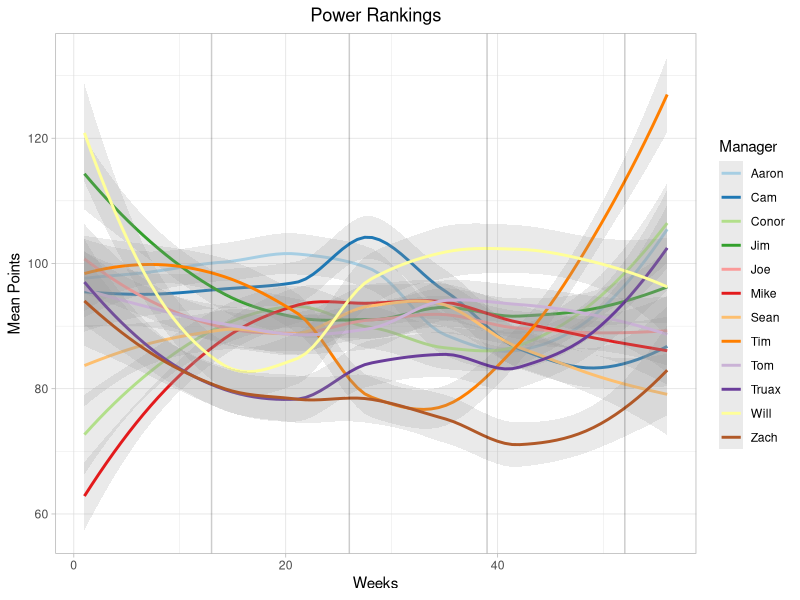
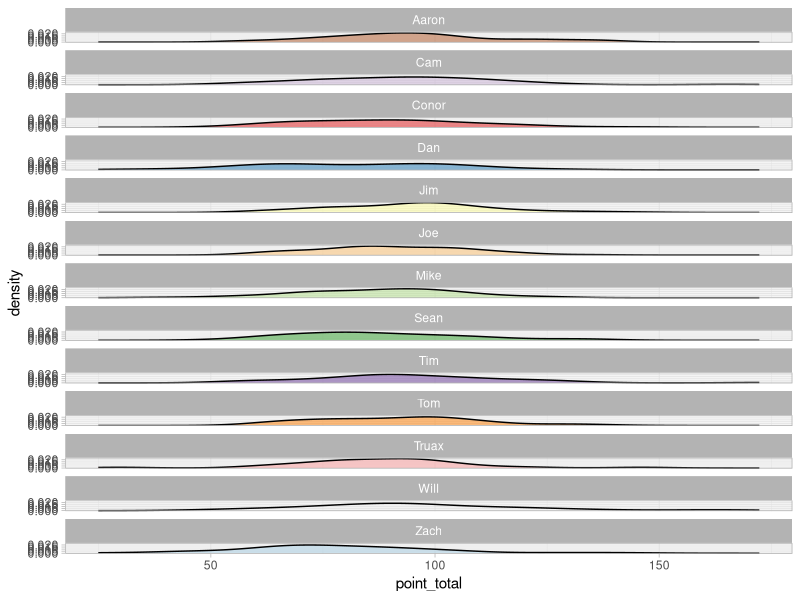
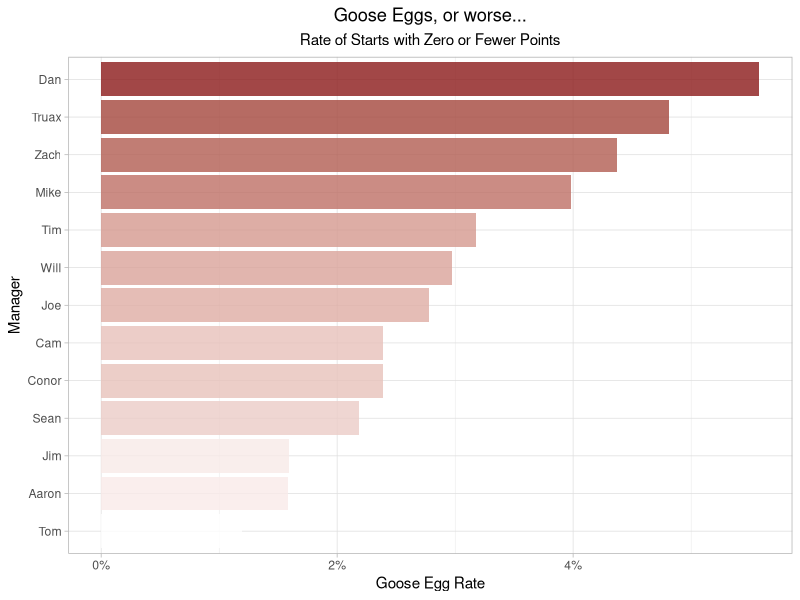

Write the R code that produced these figures, in order. (Note: this script raises an error after producing the figures.)
## ---- chunk 1
ipak <- function(pkg){
    new.pkg <- pkg[!(pkg %in% installed.packages()[, "Package"])]
    if (length(new.pkg)) 
        install.packages(new.pkg, dependencies = TRUE)
    suppressWarnings(suppressMessages(sapply(pkg, require, character.only = TRUE)))
}

ipak(c("tidyverse", "skimr", "kableExtra", "knitr"))

theme_set(theme_light())
scale_colour_discrete <- function(...) scale_colour_brewer(..., palette="Paired")
scale_fill_discrete <- function(...) scale_fill_brewer(... , palette="Paired")

## ---- chunk 2
df.stats <- read.csv("../Data/points.csv", header = TRUE)
df.sched <- read.csv("../Data/schedules.csv", header = TRUE)
## ---- chunk 3

#Convert stats dataframe
tmp.conv <- c("team_id", "manager_id", "player_id")
for (col in tmp.conv) {
  df.stats[,col] <- as.factor(df.stats[,col])
}

#Convert schedule dataframe
tmp.conv <- c("team_id", "team_id_opp", "matchup_type")
for (col in tmp.conv) {
  df.sched[,col] <- as.factor(df.sched[,col])
}

## ---- chunk 4
df.stats <- df.stats %>%
  arrange(season, week, team_id, set_pos, player_pos, player_name)

df.sched <- df.sched %>%
  arrange(season, week, result)

## ---- chunk 5

df.managers <- df.stats %>%
  select(manager_id, manager_name) %>%
  distinct() %>%
  arrange(manager_name)

df.managers$manager_name_short <- c("Aaron", "Cam", "Conor", "Dan", "Jim", "Joe", "Mike", "Sean", "Tom", "Tim", "Truax", "Will", "Zach")

df.teams <- df.stats %>%
  group_by(team_id) %>%
  arrange(season, week) %>%
  summarise(manager_id_cur = last(manager_id),
            manager_name_cur = last(manager_name),
            team_name_cur = last(team_name)) %>%
  left_join(df.managers %>% select(manager_id, manager_name_short),
            by = c("manager_id_cur" = "manager_id"))

## ---- chunk 6

#Gather plot data
tmp.plot <- df.stats %>%
  group_by(team_id, season, week) %>%
  filter(! set_pos %in% c("BN", "IR", "TAXI")) %>%
  filter(as.integer(week) <= 13) %>%
  summarise(points_total = sum(points)) %>%
  ungroup() %>%
  left_join(df.teams %>% select(team_id, manager_name_short), by="team_id") %>%
  select(Manager = manager_name_short,
         Season = season,
         Week = week,
         Points = points_total) %>%
  arrange(Season, Week) %>%
  mutate(Week = paste0(Season, "-", Week)) %>%
  mutate(Week = factor(Week, ordered = TRUE))

# Create Plot
p <- ggplot(tmp.plot, aes(x = as.integer(Week), y = Points, col = Manager)) +
  geom_smooth(method = 'loess', formula = 'y ~ x',level = 0.5, span = .8, alpha = 0.2) +
  geom_vline(xintercept = seq(13, as.integer(max(tmp.plot$Week)), 13), alpha = 0.2) +
  labs(title = paste("Power Rankings")) +
  xlab("Weeks") +
  ylab("Mean Points") +
  theme(plot.title = element_text(hjust = 0.5))

# Print Plot
print(p)
  
## ---- chunk 7
tmp.plot <- df.stats %>%
  left_join(df.managers %>% select(manager_id, manager_name_short), by="manager_id") %>%
  select(manager_name_short,
         season,
         week,
         set_pos,
         points) %>%
  filter(as.integer(week) <= 13) %>%
  filter(! set_pos %in% c("BN", "IR", "TAXI")) %>%
  group_by(season, week, manager_name_short) %>%
  summarise(point_total = sum(points))

ggplot(tmp.plot, 
       aes(x = point_total, 
           fill = reorder(manager_name_short, 
                          point_total, 
                          mean))) +
  geom_density(alpha = 0.5, show.legend = FALSE) +
  facet_wrap( ~ manager_name_short, ncol=1)

## ---- chunk 8
tmp.plot.all <- df.stats %>%
  left_join(df.managers %>% select(manager_id, manager_name_short), by="manager_id") %>%
  select(manager_name_short,
         season,
         week,
         set_pos,
         player_name,
         points) %>%
  filter(as.integer(week) <= 13) %>%
  filter(! set_pos %in% c("BN", "IR", "TAXI")) %>%
  group_by(manager_name_short) %>%
  summarise(count_all = n())

tmp.plot.ltz <- df.stats %>%
  left_join(df.managers %>% select(manager_id, manager_name_short), by="manager_id") %>%
  select(manager_name_short,
         season,
         week,
         set_pos,
         player_name,
         points) %>%
  filter(as.integer(week) <= 13) %>%
  filter(! set_pos %in% c("BN", "IR", "TAXI")) %>%
  filter(points <= 0) %>%
  group_by(manager_name_short) %>%
  summarise(count_ltz = n()) %>%
  left_join(tmp.plot.all, by = "manager_name_short") %>%
  mutate(rate = count_ltz/count_all) %>%
  select(Manager = manager_name_short,
         Rate = rate)

#Plot team names
ggplot(tmp.plot.ltz, aes(x = reorder(Manager, Rate), 
                     y = Rate,
                     fill = Rate)) +
  geom_bar(stat = "identity", 
           alpha = 0.8) +
  scale_fill_gradient(low = "white", high = "firebrick4") +
  labs(title = "Goose Eggs, or worse...",
       subtitle = "Rate of Starts with Zero or Fewer Points") +
  xlab("Manager") +
  ylab("Goose Egg Rate") +
  scale_y_continuous(labels = scales::percent) +
  theme(plot.title = element_text(hjust = 0.5),
        plot.subtitle = element_text(hjust = 0.5),
        legend.position = "none") +
  coord_flip()


## ---- chunk 9

## ---- chunk 10

# Gather Wins
tmp.plot.win <- df.sched %>%
  filter(result == "W") %>%
  left_join(df.teams %>% select(team_id, manager_name_short), by = "team_id") %>%
  rename(manager_home = manager_name_short) %>%
  left_join(df.teams %>% select(team_id, manager_name_short), by = c("team_id_opp" = "team_id")) %>%
  rename(manager_away = manager_name_short) %>%
  select(-team_id, -team_id_opp) %>%
  group_by(manager_home, manager_away) %>%
  summarize(Wins = n()) %>%
  spread(key = manager_away,
         value = Wins,
         fill = 0)

# Rename rows
rownames(tmp.plot.win) <- tmp.plot.win$manager_home
tmp.plot.win$manager_home <- NULL

# Gather Losses
tmp.plot.loss <- df.sched %>%
  filter(result == "L") %>%
  left_join(df.teams %>% select(team_id, manager_name_short), by = "team_id") %>%
  rename(manager_home = manager_name_short) %>%
  left_join(df.teams %>% select(team_id, manager_name_short), by = c("team_id_opp" = "team_id")) %>%
  rename(manager_away = manager_name_short) %>%
  select(-team_id, -team_id_opp) %>%
  group_by(manager_home, manager_away) %>%
  summarize(Losses = n()) %>%
  spread(key = manager_away,
         value = Losses,
         fill = 0)

# Rename rows
rownames(tmp.plot.loss) <- tmp.plot.loss$manager_home
tmp.plot.loss$manager_home <- NULL

# Merge
for (i in 1:nrow(tmp.plot.win)) {
  for (j in 1:ncol(tmp.plot.win)) {
    tmp.plot.win[i,j] <- paste(tmp.plot.win[i,j], tmp.plot.loss[i,j], sep = "-")
    tmp.plot.win[i,j] <- ifelse(j == i, "-", tmp.plot.win[i,j])
  }
}

## ---- chunk 11
tmp.plot.win %>%
  kable() %>%
  kable_styling(bootstrap_options = c("hover", "condensed", "responsive"), full_width = F) %>%
  column_spec(1, bold = T) %>%
  row_spec(0, bold = T) %>%
  row_spec(1:12, align = "center") %>%
  #cell_spec(tmp.plot.win$Jim, popover = spec_popover(content = "Jim Sucks")) %>%
  add_footnote(c("\n Rows represent the home team, columns are the away team", 
                 "Records shown with notation:  home-away"), 
               notation = "none")

## ---- chunk 12

# Gather Wins
tmp.plot.win <- df.sched %>%
  left_join(df.teams %>% select(team_id, manager_name_short), by = "team_id") %>%
  rename(manager_home = manager_name_short) %>%
  left_join(df.teams %>% select(team_id, manager_name_short), by = c("team_id_opp" = "team_id")) %>%
  rename(manager_away = manager_name_short) %>%
  select(-team_id, -team_id_opp) %>%
  mutate(point_dif = score_team - score_opp) %>%
  group_by(manager_home, manager_away) %>%
  summarize(point_dif = round(sum(point_dif),0)) %>%
  spread(key = manager_away,
         value = point_dif)

# Rename rows
rownames(tmp.plot.win) <- tmp.plot.win$manager_home
tmp.plot.win$manager_home <- NULL


# Merge
for (i in 1:nrow(tmp.plot.win)) {
  for (j in 1:ncol(tmp.plot.win)) {
    tmp.plot.win[i,j] <- ifelse(j == i, "-", tmp.plot.win[i,j])
  }
}
## ---- chunk 13
tmp.plot.win %>%
  kable() %>%
  kable_styling(bootstrap_options = c("hover", "condensed", "responsive"), full_width = F) %>%
  column_spec(1, bold = T) %>%
  row_spec(0, bold = T) %>%
  row_spec(1:12, align = "center") %>%
  #cell_spec(tmp.plot.win$Jim, popover = spec_popover(content = "Jim Sucks")) %>%
  add_footnote(c("\n Rows represent the home team, columns are the away team"), 
               notation = "none")
  
  

## ---- chunk 14
# All Versus All Records
tmp.plot <- df.sched %>%
  left_join(df.teams %>% select(team_id, manager_name_short), by = "team_id") %>%
  select(season, week, manager_name_short, score_team) %>%
  group_by(season, week) %>%
  arrange(score_team) %>%
  mutate(week_wins = row_number()-1,
         week_losses = n() - week_wins) %>%
  ungroup() %>%
  group_by(manager_name_short) %>%
  summarise(wins = sum(week_wins),
            losses = sum(week_losses)) %>%
  arrange(desc(wins)) %>%
  select(Manager = manager_name_short, Wins = wins, Losses = losses)
## ---- chunk 15
tmp.plot %>%
  kable() %>%
  kable_styling(bootstrap_options = c("hover", "condensed", "responsive")) %>%
  row_spec(0:12, align = "center") %>%
  column_spec(1, bold = T)
## ---- chunk 16

# Define Player Position Limits
df.pos.lim <- data.frame("player_pos" = c("QB", "RB", "WR", "TE", "K", "D/ST"),
                         "pos_lim" = c(1,2,3,1,1,1))

# Initialize data frame for collecting starter results
df.stats.toppos <- data.frame()

# Gather stats from top n starters from each position
for (i in 1:nrow(df.pos.lim)) {
  
  #Define position/limit for each player position
  pos = df.pos.lim[i, "player_pos"]
  lim = df.pos.lim[i,"pos_lim"]
  
  # Filter and select top n players
  tmp.stats.toppos <- df.stats %>%
    filter(! set_pos %in% c("BN", "IR", "TAXI")) %>%
    filter(player_pos == pos) %>%
    filter(as.integer(week) <= 13) %>%
    group_by(team_id, season, week) %>%
    top_n(lim, points) %>%
    ungroup() %>%
    left_join(df.teams %>% select(team_id, manager_name_short), by="team_id") %>%
    select(Manager = manager_name_short,
           Season = season,
           Week = week,
           Position = player_pos,
           Player = player_name,
           Points = points)
  
  # Compile Results
  df.stats.toppos <- rbind(df.stats.toppos, tmp.stats.toppos)
}

# Initialize data frame for collecting starter results
df.stats.topben <- data.frame()

# Gather stats from top bench player for each position
for (i in 1:nrow(df.pos.lim)) {
  
  #Define position/limit for each player position
  pos = df.pos.lim[i, "player_pos"]
  lim = 1
  
  # Filter and select top n players
  tmp.stats.topben <- df.stats %>%
    filter(set_pos %in% c("BN", "TAXI")) %>%
    filter(player_pos == pos) %>%
    filter(as.integer(week) <= 13) %>%
    group_by(team_id, season, week) %>%
    top_n(lim, points) %>%
    ungroup() %>%
    left_join(df.teams %>% select(team_id, manager_name_short), by="team_id") %>%
    select(Manager = manager_name_short,
           Season = season,
           Week = week,
           Position = player_pos,
           Player = player_name,
           Points = points)
  
  # Compile Results
  df.stats.topben <- rbind(df.stats.topben, tmp.stats.topben)
}

## ---- chunk 17

# Define temporary plot data
tmp.plot <- df.stats.toppos %>%
  filter(Position != "K") %>%
  arrange(Season, Week) %>%
  mutate(Week = paste0(Season, "-", Week)) %>%
  mutate(Week = factor(Week, ordered = TRUE))

# Define Year Labels
#years <- seq(round(max(tmp.plot$Week/13),0)

# Create Plot
p <- ggplot(tmp.plot, aes(x = as.integer(Week), y = Points, col = Position)) +
  geom_smooth(method = 'loess', formula = 'y ~ x',level = 0.5, span = .8, alpha = 0.2) +
  geom_vline(xintercept = seq(13, as.integer(max(tmp.plot$Week)), 13), alpha = 0.2) +
  theme_light() +
  labs(title = paste("Starting Positional Strength Over Time")) +
  xlab("Weeks") +
  ylab("Points") +
  ylim(c(0,30)) +
  theme(plot.title = element_text(hjust = 0.5))

p <- p + facet_wrap( ~ Manager, ncol=2)

# Print Plot
print(p)
  

## ---- chunk 18

# Define temporary plot data
tmp.plot <- df.stats.topben %>%
  filter(! Position %in% c("K", "D/ST")) %>%
  arrange(Season, Week) %>%
  mutate(Week = paste0(Season, "-", Week)) %>%
  mutate(Week = factor(Week, ordered = TRUE))

# Create Plot
p <- ggplot(tmp.plot, aes(x = as.integer(Week), y = Points, col = Position)) +
  geom_smooth(method = 'loess', formula = 'y ~ x',level = 0.5, span = .8, alpha = 0.2) +
  geom_vline(xintercept = seq(13, as.integer(max(tmp.plot$Week)), 13), alpha = 0.2) +
  labs(title = paste("Bench Positional Strength Over Time")) +
  xlab("Weeks") +
  ylab("Points") +
  ylim(c(0,30)) +
  theme(plot.title = element_text(hjust = 0.5))

p <- p + facet_wrap( ~ Manager, ncol=2)

# Print Plot
print(p)
  
## ---- chunk 19

# Define Player Position Limits
df.pos.lim <- data.frame("player_pos" = c("QB", "RB", "WR", "TE", "K", "D/ST"),
                         "pos_lim" = c(1,2,3,1,1,1))

tmp.plot <- df.stats %>%
  select(season,
         week,
         player_pos,
         set_pos,
         points) %>%
  left_join(df.pos.lim, by = "player_pos") %>%
  filter(as.integer(week) <= 13) %>%
  filter(! set_pos %in% c("BN", "IR", "TAXI")) %>%
  group_by(season, week, player_pos) %>%
  arrange(desc(points)) %>%
  mutate(rank_pos = row_number(),
         rank = ifelse(rank_pos <= pos_lim*6, "Top", "Bottom")) %>%
  ungroup() %>%
  group_by(season, week, player_pos, rank) %>%
  summarise(points_mean = mean(points)) %>%
  spread(rank, points_mean) %>%
  mutate(points_dif = Top - Bottom) %>%
  select(Position = player_pos, `Point Differential` = points_dif)
  

ggplot(tmp.plot, aes(x = reorder(Position, `Point Differential`, median), y = `Point Differential`)) +
  geom_boxplot(alpha = 0.8, outlier.shape = NA) +
  geom_jitter(alpha = 0.6, width = 0.25, aes(col = Position)) +
  labs(title = paste("Mean Point Differential - Best vs. Worse Weekly")) +
  xlab("Positions") +  
  ylab("Mean Point Differential") +
  theme(plot.title = element_text(hjust = 0.5), legend.position = "none")
  

## ---- chunk 20

# Define Player Position Limits
df.pos.lim <- data.frame("player_pos" = c("QB", "RB", "WR", "TE", "K", "D/ST"),
                         "pos_lim" = c(1,2,3,1,1,1))

# Gaher player stats and ranked positions
tmp.stats <- df.stats %>%
  select(season,
         week,
         team_id,
         player_pos,
         set_pos,
         points) %>%
  left_join(df.pos.lim, by = "player_pos") %>%
  filter(as.integer(week) <= 13) %>%
  filter(! set_pos %in% c("BN", "IR", "TAXI")) %>%
  group_by(season, week, team_id, player_pos) %>%
  arrange(points) %>%
  mutate(rank = row_number()) %>%
  filter(rank <= pos_lim) %>%
  ungroup() %>%
  mutate(player_pos = as.character(player_pos),
         player_pos = ifelse(pos_lim > 1,
                             paste0(player_pos, rank),
                             player_pos)) %>%
  select(season, week, team_id, player_pos, points)
  
# Gather match point differntial each week
tmp.match <- df.sched %>%
  filter(result == "W",
         week <= 13) %>%
  select(season, week, team_id, team_id_opp, score_team, score_opp) %>%
  mutate(score_dif = score_team - score_opp,
         match_id = paste(team_id, team_id_opp, sep = "-")) %>%
  select(season, week, match_id, score_dif)

# Calculate ratios between player/match point differntials and determine outcome impact
tmp.plot <- df.sched %>%
  filter(result == "W",
         week <= 13) %>%
  select(season, week, team_id, team_id_opp) %>%
  mutate(match_id = paste(team_id, team_id_opp, sep = "-")) %>%
  gather(key = team_type, value = team_id, team_id, team_id_opp) %>%
  left_join(tmp.stats, by = c("season", "week", "team_id")) %>%
  mutate(points = ifelse(team_type == "team_id_opp", 
                         -points, 
                         points)) %>%
  group_by(season, week, match_id, player_pos) %>%
  summarise(points_dif = abs(sum(points))) %>%
  ungroup() %>%
  left_join(tmp.match, by = c("season", "week", "match_id")) %>%
  mutate(impact_rto = points_dif/score_dif,
         impact_result = impact_rto >= 1) %>%
  select(season, week, match_id, player_pos, impact_rto, impact_result) %>%
  rename(Position = player_pos, Ratio = impact_rto, `Impact Result` = impact_result) %>%
  group_by(Position) %>%
  summarise(impact_pct = sum(`Impact Result`)/n()) %>%
  ungroup()

  
# Plot
ggplot(tmp.plot, aes(x = reorder(Position, impact_pct), y = impact_pct, fill = impact_pct)) +
  geom_bar(stat = "identity", alpha = 0.8) +
  scale_y_continuous(labels = scales::percent) +
  scale_fill_gradient(low = "white", high = "firebrick4") +
  labs(title = "Matchup Outcome Impact by Position",
       subtitle = "Percentage of matchups where positional point difference\n would have changed the match outcome") +
  xlab("Positions") +  
  ylab("Percent Impact") +
  theme(plot.title = element_text(hjust = 0.5), 
        plot.subtitle = element_text(hjust = 0.5), 
        legend.position = "none") +
  coord_flip()
  

## ---- chunk 21
tmp.plot <- df.sched %>%
  filter(result == "W") %>%
  select(season, week, team_id, team_id_opp, score_team, score_opp) %>%
  mutate(score_dif = score_team - score_opp) %>%
## ---- chunk 22

# Gather team name data
df.teamnames <- df.stats %>%
  select(manager_name, team_name) %>%
  distinct() %>%
  group_by(manager_name) %>%
  summarise(Count = n(),
            Names = paste0(team_name, collapse = ", ")) %>%
  arrange(desc(Count)) %>%
  rename(Manager = manager_name)

#Plot team names
ggplot(df.teamnames, 
       aes(x = reorder(Manager, Count), 
           y = Count)) +
  geom_bar(stat = "identity", 
           alpha = 0.8) +
  geom_text(aes(x = Manager, 
                y = 0.1, 
                label = Names, 
                hjust = 0, 
                vjust = 0.5), 
            size = 2.5, 
            col = "white") +
  labs(title = "Team Name Insecurity") +
  xlab("Manager") +
  ylab("Number of Team Names") +
  theme(plot.title = element_text(hjust = 0.5)) +
  coord_flip()

## ---- chunk 23
tmp.plot <- 
  data.frame("Manager" = c("Aaron", "Jim", "Tim", "Cam", "Sean", "Dan", "Will", "Truax", "Joe", "Tom", "Conor", "Zach"), 
             "Outcome" = c(2,-1,0,0,0,0,0,0,0,0,0,0), 
             "type" = c("W", "L", "L", "L", "L", "L", "L", "L", "L", "L", "L", "L"))

ggplot(tmp.plot, aes(x = reorder(Manager, abs(Outcome)), y = Outcome)) +
  geom_bar(stat = "identity", aes(fill = type), col = "black", alpha = 0.8) +
  geom_text(aes(x = "Jim", y = -0.5, label = "Jim is a failure."), col = "white") +
  geom_text(aes(x = "Aaron", y = 1, label = "Aaron did his job.  Twice..."), col = "white") +
  geom_text(aes(x = "Cam", y = 0.5, label = "Wins"), col = "black") +
  geom_text(aes(x = "Cam", y = -0.5, label = "Losses"), col = "black") +
  geom_vline(xintercept = 0) +
  theme_light() +
  scale_fill_manual(values=c("firebrick3", "forestgreen")) +
  labs(title = "Championship Outcomes vs. Rob Dvorak") +
  xlab("Manager") +
  ylab("Outcome") +
  ylim(c(-2,2)) +
  theme(plot.title = element_text(hjust = 0.5)) +
  coord_flip()


## ---- chunk 24
# Cleanup Workspace=
rm(list = ls(pattern = "^tbl.|^tmp.|^con.|^pack.|^[:alpha::]$"))
